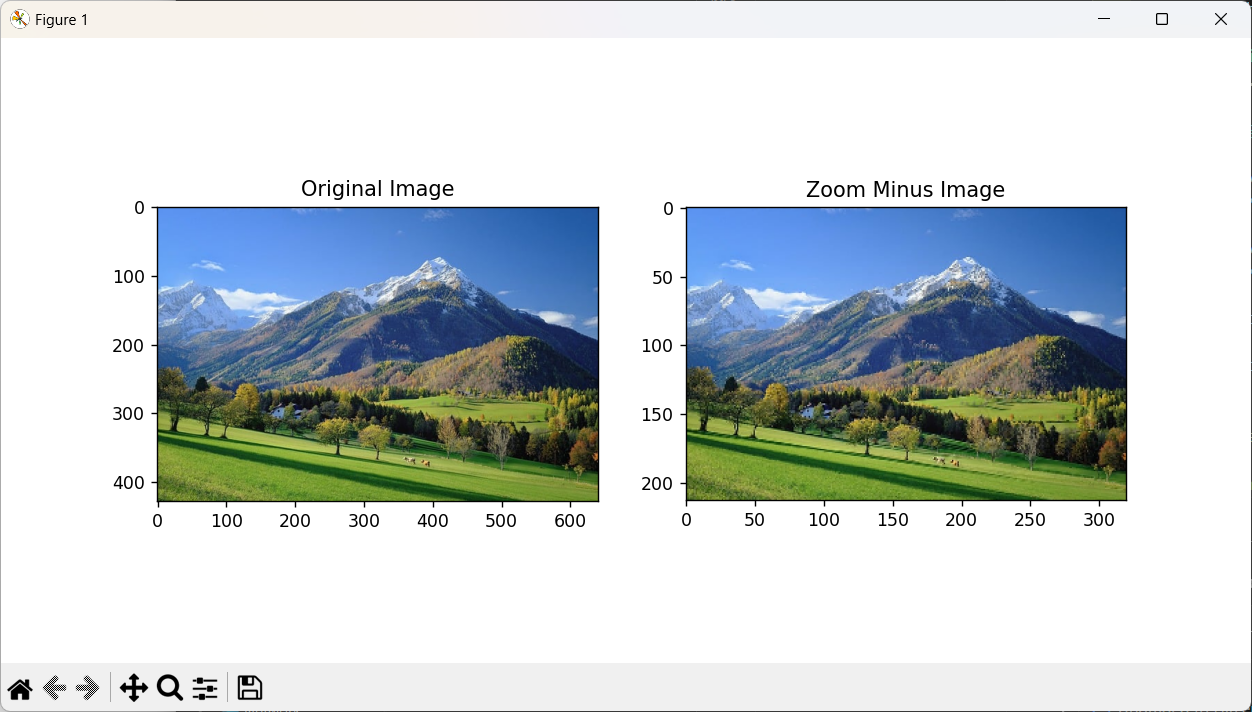

The Python source for this figure:
import numpy as np
import imageio as img
import matplotlib.pyplot as plt

def zoomMinus(image, factor):
    height, width = image.shape[:2]
    new_height = int(height / factor)
    new_width = int(width / factor)
    imgZoom = np.zeros((new_height, new_width, 3), dtype=image.dtype)

    for y in range(new_height):
        for x in range(new_width):
            ori_y = int(y * factor)
            ori_x = int(x * factor)

            ori_y = min(ori_y, height - 1)
            ori_x = min(ori_x, width - 1)

            imgZoom[y, x] = image[ori_y, ori_x]

    return imgZoom

# Load gambar
image = img.imread('D:\\gunung.jpg')

# Jika gambar memiliki 4 saluran (RGBA), konversi ke RGB
if image.shape[-1] == 4:
    image = image[:, :, :3]

# Zoom memperkecil (skala 2.0)
factor = 2.0
imgZoom = zoomMinus(image, factor)

# Simpan hasil
img.imwrite("D:\\zoom_minus.jpg", imgZoom)

# Menampilkan hasil
plt.figure(figsize=(10, 5))
plt.subplot(1, 2, 1)
plt.title("Original Image")
plt.imshow(image)

plt.subplot(1, 2, 2)
plt.title("Zoom Minus Image")
plt.imshow(imgZoom)

plt.show()
